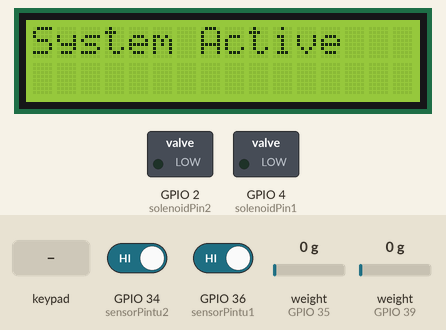
This sketch was run on a simulated ESP32. Shown: 16×2 character LCD, switched loads named in the sketch (green lamp = pin HIGH). Inputs (shaded band) come from the test bench; at power-on: GPIO 34 (sensorPintu2) HIGH, GPIO 36 (sensorPintu1) HIGH, weight on the scale (sensors on GPIO 35, GPIO 39) 0 g. WiFi joins after 1.5 s; servers stay silent unless stated; uploads are accepted with an empty reply; what the sketch prints to the serial monitor is not drawn.

Above: at 3.2 s.
3.3 s: key '1' pressed
At 5.8 s:
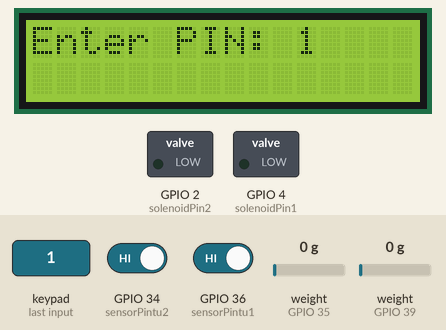
9.9 s: key '#' pressed
23.9 s: key '*' pressed
At 51.5 s:
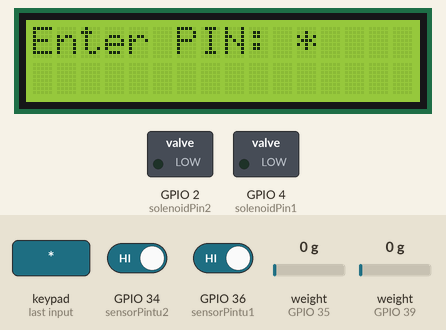
51.8 s: key '*' pressed
At 74.3 s:
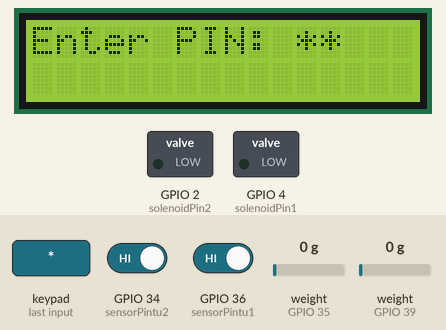
74.6 s: key '*' pressed
At 97.1 s:
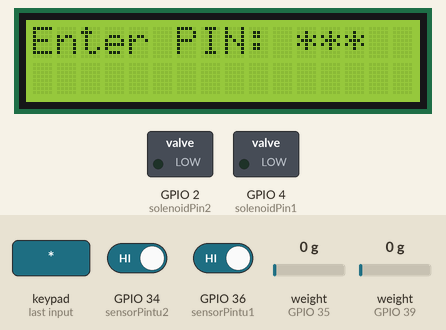
Timing chart, 0 to 97.4 s (numbered marks = the images above; inputs shaded):
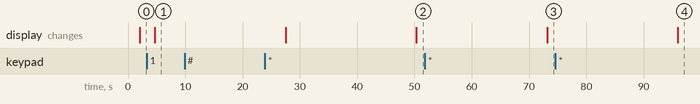

The sketch:

PenitipanBarangTA.ino
```cpp
#include <WiFi.h>
#include <HTTPClient.h>
#include <ArduinoJson.h>
#include "HX711.h" // For Load Cell
#include <Keypad.h> // For Keypad
#include <LiquidCrystal_I2C.h> // For LCD
#include "RTClib.h" // For RTC

// --- WiFi and Supabase Configuration ---
const char* ssid = "Stev";
const char* password = "12341234";
const char* supabaseUrl = "https://swixpgqbndtgiyysaqrn.supabase.co";
const char* supabaseAnonKey = "eyJhbGciOiJIUzI1NiIsInR5cCI6IkpXVCJ9.eyJpc3MiOiJzdXBhYmFzZSIsInJlZiI6InN3aXhwZ3FibmR0Z2l5eXNhcXJuIiwicm9sZSI6ImFub24iLCJpYXQiOjE3NTIzNTExMjksImV4cCI6MjA2NzkyNzEyOX0.DiPalpI_oFtPWVuvb7DK5XZyKl7mj7yKrhwbJycMakM";
const char* lokerId = "1001"; // Ganti dengan ID unik lemari Anda

// --- ESP32 Pin Allocation as per Description ---
// Load Cell 1 (Drawer 1)
#define DOUT_PIN_1 35 // Dout pin HX711 drawer 1
#define SCK_PIN_1 18 // Sck pin HX711 drawer 1
HX711 scale1;
// Load Cell 2 (Drawer 2)
#define DOUT_PIN_2 39 // Dout pin HX711 drawer 2
#define SCK_PIN_2 19 // Sck pin HX711 drawer 2
HX711 scale2;

// Magnetic Door Sensor
const int sensorPintu1 = 36; // Pin sensor door drawer 1 [cite: 144]
const int sensorPintu2 = 34; // Pin sensor door drawer 2 [cite: 145]

// Solenoid Door with Relay
const int solenoidPin1 = 4; // Relay for drawer 1 [cite: 152]
const int solenoidPin2 = 2; // Relay for drawer 2 [cite: 153]

// Keypad
const byte ROWS = 4; // Four rows [cite: 147]
const byte COLS = 3; // Three columns [cite: 148]
char keys[ROWS][COLS] = {
  {'1','2','3'},
  {'4','5','6'},
  {'7','8','9'},
  {'*','0','#'}
};
byte rowPins[ROWS] = {13, 12, 14, 27}; // Row pins [cite: 147]
byte colPins[COLS] = {26, 25, 33}; // Column pins [cite: 148]
Keypad keypad = Keypad(makeKeymap(keys), rowPins, colPins, ROWS, COLS);

// LCD 16x2
LiquidCrystal_I2C lcd(0x27, 16, 2); // I2C address and screen size [cite: 149]

// RTC (DS3231)
RTC_DS3231 rtc; // RTC module [cite: 36, 150]

// --- Global Variables ---
String inputPin = "";
String kodeAmbilLaci1 = "";
String kodeAmbilLaci2 = "";
bool solenoid1Aktif = false;
bool solenoid2Aktif = false;
unsigned long waktuAktifSolenoid1 = 0;
unsigned long waktuAktifSolenoid2 = 0;

// --- Function to connect to WiFi ---
void connectToWiFi() {
  Serial.print("Connecting to WiFi...");
  WiFi.begin(ssid, password);
  while (WiFi.status() != WL_CONNECTED) {
    delay(1000);
    Serial.print(".");
  }
  Serial.println("\nConnected to WiFi!");
}

// --- Function to send data to Supabase ---
void sendSensorData(int laci_number, float berat, bool pintuTerbuka) {
  if (WiFi.status() == WL_CONNECTED) {
    HTTPClient http;
    StaticJsonDocument<200> doc;
    doc["loker_id"] = lokerId;
    doc["berat"] = berat; // Data from HX711 [cite: 46]
    doc["pintu_terbuka"] = pintuTerbuka;// Data from magnetic door sensor [cite: 47]
    doc["terakhir_update"] = "now()";

    String jsonOutput;
    serializeJson(doc, jsonOutput);

    String url = String(supabaseUrl) + "/rest/v1/sensor_status";
    http.begin(url);
    http.addHeader("Content-Type", "application/json");
    http.addHeader("apikey", supabaseAnonKey);
    http.addHeader("Authorization", "Bearer " + String(supabaseAnonKey));
    http.addHeader("Prefer", "return=minimal");

    int httpResponseCode = http.POST(jsonOutput);
    if (httpResponseCode > 0) {
      Serial.printf("HTTP Response Code (Send Laci %d): %d\n", laci_number, httpResponseCode);
    } else {
      Serial.printf("HTTP Error (Send Laci %d): %s\n", laci_number, http.errorToString(httpResponseCode).c_str());
    }
    http.end();
  }
}

// --- Function to get locker status from Supabase ---
void getLockerStatus() {
  if (WiFi.status() == WL_CONNECTED) {
    HTTPClient http;
    String url = String(supabaseUrl) + "/rest/v1/lockers?select=terkunci,titipan(kode_ambil)&id=eq." + String(lokerId);
    http.begin(url);
    http.addHeader("apikey", supabaseAnonKey);
    http.addHeader("Authorization", "Bearer " + String(supabaseAnonKey));

    int httpResponseCode = http.GET();
    if (httpResponseCode == 200) {
      String payload = http.getString();
      StaticJsonDocument<500> doc;
      deserializeJson(doc, payload);

      if (doc.size() > 0) {
        bool isLocked = doc[0]["terkunci"]; // Get 'terkunci' status [cite: 86]

        // Handle code for manual access
        kodeAmbilLaci1 = doc[0]["titipan"][0]["kode_ambil"].as<String>();
if (doc[0]["titipan"].size() > 1) {
  kodeAmbilLaci2 = doc[0]["titipan"][1]["kode_ambil"].as<String>();
}


        if (!isLocked) { // If 'terkunci' is false, open the locker [cite: 86]
          if (!solenoid1Aktif) {
            Serial.println("Locker Unlocked by App. Activating solenoid.");
            digitalWrite(solenoidPin1, HIGH); // Activate relay for drawer 1 [cite: 87]
            solenoid1Aktif = true;
            waktuAktifSolenoid1 = millis();
          }
        }
      }
    }
    http.end();
  }
}

// --- Function to check keypad and open manually ---
void checkKeypad() {
  char key = keypad.getKey();
  if (key) {
    if (key == '#' || inputPin.length() >= 5) { // Check PIN after pressing '#' or after 5 digits
      if (inputPin == kodeAmbilLaci1) {
        Serial.println("Correct PIN for Drawer 1. Activating solenoid.");
        digitalWrite(solenoidPin1, HIGH);
        solenoid1Aktif = true;
        waktuAktifSolenoid1 = millis();
        // Send RTC timestamp to database [cite: 123]
      } else if (inputPin == kodeAmbilLaci2) {
        Serial.println("Correct PIN for Drawer 2. Activating solenoid.");
        digitalWrite(solenoidPin2, HIGH);
        solenoid2Aktif = true;
        waktuAktifSolenoid2 = millis();
        // Send RTC timestamp to database [cite: 123]
      } else {
        Serial.println("Incorrect PIN. Try again.");
        lcd.clear();
        lcd.setCursor(0, 0);
        lcd.print("Incorrect PIN");
      }
      inputPin = ""; // Reset input
    } else {
      inputPin += key;
      lcd.clear();
      lcd.setCursor(0, 0);
      lcd.print("Enter PIN: " + inputPin);
    }
  }
}

// --- Main Setup ---
void setup() {
  Serial.begin(115200);
  connectToWiFi(); // Connect to WiFi [cite: 3]

  // Initialize Sensors and Actuators
  pinMode(sensorPintu1, INPUT_PULLUP);
  pinMode(sensorPintu2, INPUT_PULLUP);
  pinMode(solenoidPin1, OUTPUT);
  pinMode(solenoidPin2, OUTPUT);
  digitalWrite(solenoidPin1, LOW); // Make sure solenoids are off
  digitalWrite(solenoidPin2, LOW);

  // Initialize Load Cells
  scale1.begin(DOUT_PIN_1, SCK_PIN_1);
  scale2.begin(DOUT_PIN_2, SCK_PIN_2);

  // Initialize LCD
  lcd.init();
  lcd.backlight();
  lcd.setCursor(0, 0);
  lcd.print("System Active");

  // Initialize RTC
  if (!rtc.begin()) {
    Serial.println("Could not find RTC module!");
    while (1);
  }
}

// --- Main Loop ---
void loop() {
  // Read sensor data for drawer 1
  float beratLaci1 = scale1.get_units(10);
  bool pintu1Terbuka = digitalRead(sensorPintu1);
  sendSensorData(1, beratLaci1, pintu1Terbuka);

  // Read sensor data for drawer 2
  float beratLaci2 = scale2.get_units(10);
  bool pintu2Terbuka = digitalRead(sensorPintu2);
  sendSensorData(2, beratLaci2, pintu2Terbuka);

  // Get locker status from database
  getLockerStatus();

  // Check keypad input
  checkKeypad();

  // Solenoid logic
  if (solenoid1Aktif && (millis() - waktuAktifSolenoid1 > 10000)) { // Active for 10 seconds [cite: 122]
    digitalWrite(solenoidPin1, LOW);
    solenoid1Aktif = false;
    Serial.println("Solenoid Drawer 1 deactivated.");
  }

  if (solenoid2Aktif && (millis() - waktuAktifSolenoid2 > 10000)) { // Active for 10 seconds [cite: 122]
    digitalWrite(solenoidPin2, LOW);
    solenoid2Aktif = false;
    Serial.println("Solenoid Drawer 2 deactivated.");
  }

  delay(5000); // Wait 5 seconds before next loop [cite: 13]
}
```

Measured:
- after the input at 3.3 s, the display: changes after 1.4 s (image 1)
- after the input at 9.9 s, every drawn part: stays the same
- after the input at 23.9 s, the display: first differs from a run without the input after 26.4 s (image 2)
- after the input at 51.8 s, the display: changes after 21.4 s (image 3)
- after the input at 74.6 s, the display: changes after 21.4 s (image 4)
